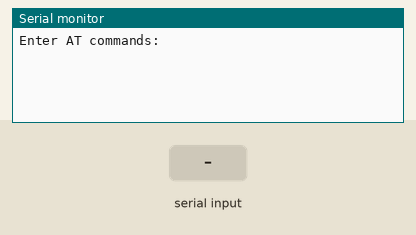
Simulated run of this sketch. Board: Arduino Uno, built with avr-gcc and run on an emulated ATmega328P. Shown: the last lines printed to the serial monitor. The inputs (shaded band) are chosen by the test bench.

Above: at 1.2 s.
1.3 s: "1" received over the second serial link
At 2.0 s:
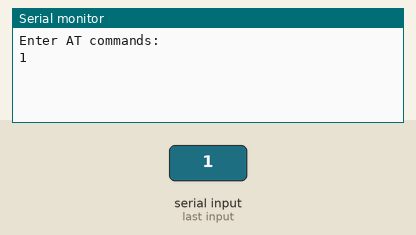
2.8 s: "0" received over the second serial link
At 3.2 s:
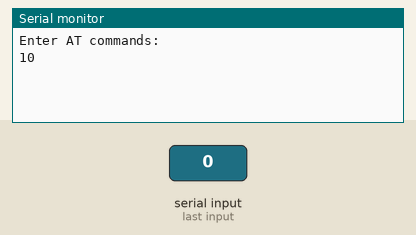

The sketch:

bluetooth_HC-06.ino
```cpp
/*
 * for HC-06 bluetooth module
 */

/*
 * Module commands (slave)
 * AT+BAUD<setting>
 *	Set baud rate: (bps)
 *	1 - 1200
 *	2 - 2400
 *	3 - 4800
 *	4 - 9600
 *	5 - 19200
 *	6 - 38400
 *	7 - 57600
 *	8 - 115200
 *	9 - 230400
 *	A - 460800
 *	B - 921600
 *	C - 1382400
 * AT+NAME<name>
 *	Set name (Max 20 characters)
 * AT+PIN<number>
 *	PIN (4 digit number)
 */

/*
 * Example:
 * AT
 * >OK
 * AT+VERSION
 * >OKlinvorV1.8
 * AT+BAUD4
 * >OK9600
 * AT+PIN1234
 * >setPIN
 * AT+NAMEabc
 * >setname
 */

#include <SoftwareSerial.h>

/* RX: 2, TX: 3 */
SoftwareSerial bluetooth(2, 3);

void setup()
{
	Serial.begin(9600);
	/* HC-06 module default baud is 9600bps */
	bluetooth.begin(9600);

	Serial.println("Enter AT commands: ");
}

void loop()
{
	if(bluetooth.available() > 0)
		Serial.write(bluetooth.read());

	if(Serial.available() > 0)
		bluetooth.write(Serial.read());
}
```

Measured:
- after the input at 1.3 s, the serial monitor: prints a new line at once (image 1)
- after the input at 2.8 s, the serial monitor: prints a new line at once (image 2)
